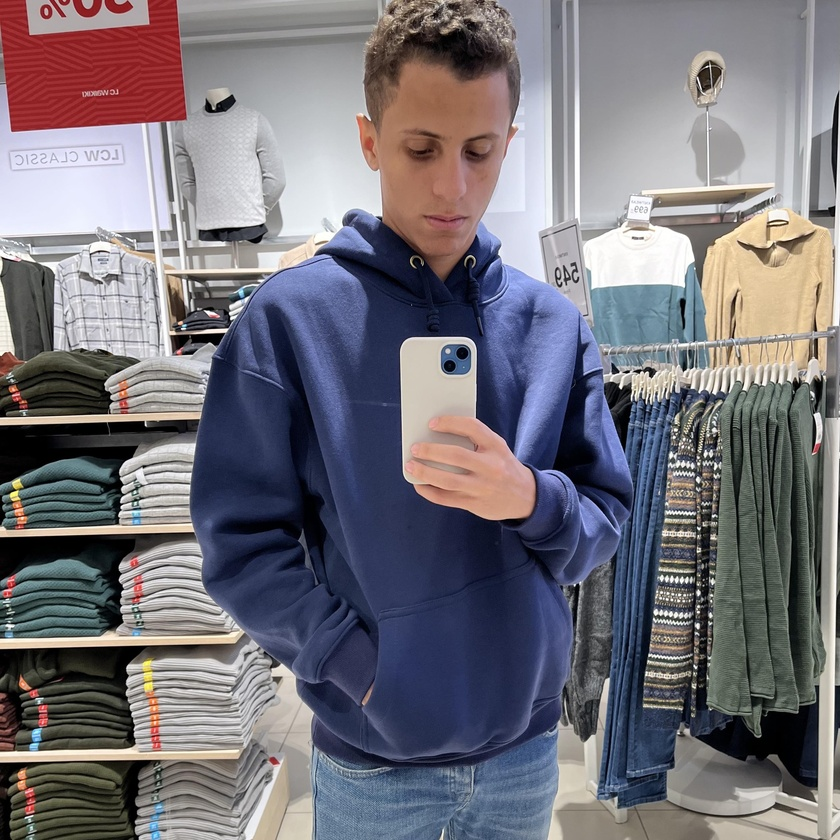
#> input picture DataAugmentation/mo.jpg, 840 x 840 px, shrunk from 2047 x 2048 before the run, given in place of cars.mp4, which was not available
$ jupyter execute meanShift.ipynb
#> lines starting #> are read from the running program, lines starting #| are printed output that depends on the picture; after the words box and inside, x2 and y2 are one past the last pixel; in counts of white or black regions, pixels touching at a corner belong together; pictures that were not available may be replaced by others from this repository, and a replacement may not be noted
[cell 1]
import numpy as np
import cv2 as cv
import os

[cell 2]
cap = cv.VideoCapture('cars.mp4')
ret , frame = cap.read()
#> frame is the input picture: shape (840, 840, 3); mean B, G, R 121.4, 113.8, 117


# setup initial location of window
x , y ,width , height = 300 , 200 , 100 , 50
track_window = (x,y,width,height)

# set up the ROI for tracking
roi = frame[y:y+height, x:x+width]
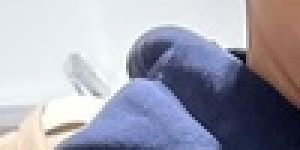
#> roi: shape (50, 100, 3) (shown 3 times larger); mean B, G, R 175.6, 161.3, 160.9
hsv_roi = cv.cvtColor(roi,cv.COLOR_BGR2HSV)
#> hsv_roi: shape (50, 100, 3); mean H, S, V 92.7, 58, 183.2
mask = cv.inRange(hsv_roi,np.array((0.,60.,32.)),np.array((180.,255.,255)))
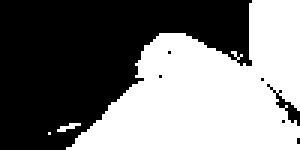
#> mask: shape (50, 100) (shown 3 times larger); 47.8% white; 3 white regions (2 under 20 px), largest, box (x1, y1, x2, y2) and area: (22, 0, 100, 50) 2378
roi_hist = cv.calcHist([hsv_roi],[0],mask,[180],[0,180])
#> roi_hist = 180 values, max 626 at index 114, min 0 at index 12, mean 13.28
cv.normalize(roi_hist,roi_hist,0,255,cv.NORM_MINMAX)

# Setup the termination criteria either 10 iteration or move by at least 1
term_crit = (cv.TERM_CRITERIA_EPS | cv.TERM_CRITERIA_COUNT , 100 ,1)
cv.imshow('roi',roi)

while (True):
    ret , frame = cap.read()
    if not ret:
        break
    hsv = cv.cvtColor(frame, cv.COLOR_BGR2HSV)
#> hsv: shape (840, 840, 3); mean H, S, V 82.8, 67.4, 132.9
    dst = cv.calcBackProject([hsv],[0],roi_hist,[0,180],1)
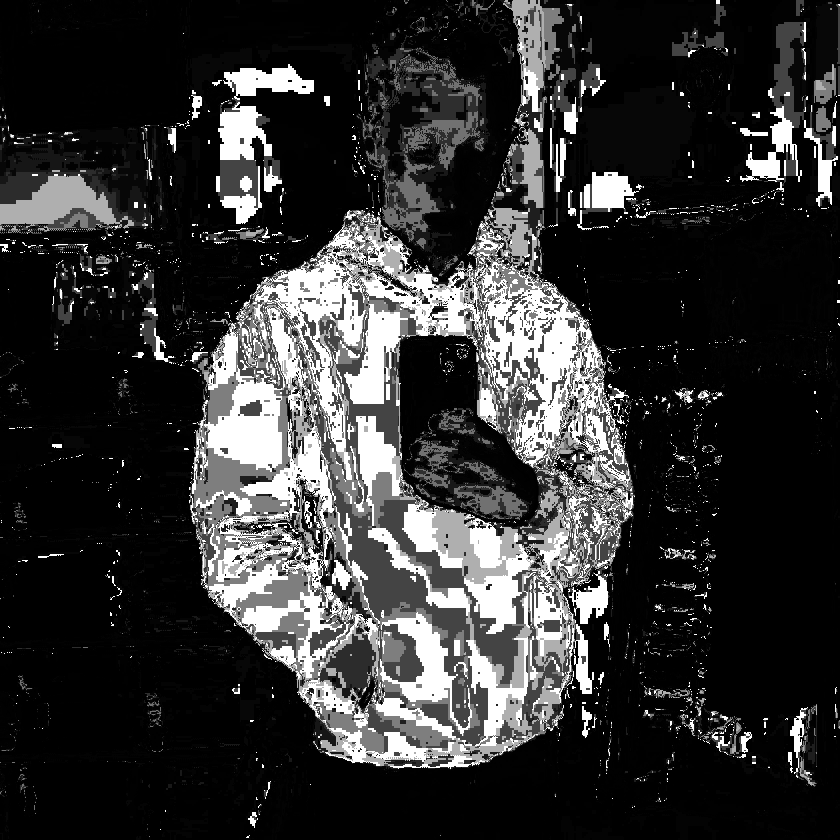
#> dst: shape (840, 840); min 0, max 255, mean 50.9
    # apply meanshift to get the new location
    ret, track_window = cv.meanShift(dst, track_window, term_crit)
#> ret = 43; track_window = (267, 266, 100, 50)
    # Draw it on image
    x , y , w , h = track_window
#> x = 267; y = 266; w = 100; h = 50

    final_image = cv.rectangle(frame,(x,y),(x+w,y+h),255,3)
    # cv.rectangle(frame, (x,y), (x+w,y+h), (0,255,0), 2)
    cv.imshow('dst',dst)
    cv.imshow('final image',final_image)
    k = cv.waitKey(60) & 0xff
#> (key Esc is pressed here)
    if k == 27:
        break
    else:
        break

cap.release()

[cell 3]
import cv2 as cv
import numpy as np

# Load the video file
cap = cv.VideoCapture('cars.mp4')
if not cap.isOpened():
    print("Error: Could not open video file.")
    exit()

# Read the first frame
ret, frame = cap.read()
if not ret:
    print("Error: Could not read the first frame.")
    cap.release()
    exit()

# Setup initial location of the tracking window
x, y, width, height = 300, 200, 100, 50
track_window = (x, y, width, height)

# Set up the ROI for tracking
roi = frame[y:y + height, x:x + width]
hsv_roi = cv.cvtColor(roi, cv.COLOR_BGR2HSV)
mask = cv.inRange(hsv_roi, np.array((0., 60., 32.)), np.array((180., 255., 255.)))
roi_hist = cv.calcHist([hsv_roi], [0], mask, [180], [0, 180])
cv.normalize(roi_hist, roi_hist, 0, 255, cv.NORM_MINMAX)

# Setup the termination criteria: either 10 iterations or move by at least 1 pt
term_crit = (cv.TERM_CRITERIA_EPS | cv.TERM_CRITERIA_COUNT, 100, 1)

cv.imshow('ROI', roi)

while True:
    ret, frame = cap.read()
    if not ret:
        print("Error: Unable to read frame from video.")
        break

    hsv = cv.cvtColor(frame, cv.COLOR_BGR2HSV)
    dst = cv.calcBackProject([hsv], [0], roi_hist, [0, 180], 1)

    # Apply meanshift to get the new location
    ret, track_window = cv.meanShift(dst, track_window, term_crit)
    x, y, w, h = track_window

    # Draw the tracking window on the frame
    final_image = cv.rectangle(frame, (x, y), (x + w, y + h), (0, 255, 0), 3)

    cv.imshow('Back Projection', dst)
    cv.imshow('Final Image', final_image)

    # Check for ESC key press to exit
    k = cv.waitKey(60) & 0xFF
#> (key Esc is pressed here)
    if k == 27:  # 27 is the ESC key
        break

# Release resources
cap.release()
cv.destroyAllWindows()

[cell 4]
import cv2 as cv
import numpy as np

# Load the video file
cap = cv.VideoCapture('cars.mp4')
if not cap.isOpened():
    print("Error: Could not open video file.")
    exit()

# Read the first frame
ret, frame = cap.read()
if not ret:
    print("Error: Could not read the first frame.")
    cap.release()
    exit()

# Setup initial location of the tracking window
x, y, width, height = 300, 200, 100, 50
track_window = (x, y, width, height)

# Set up the ROI for tracking
roi = frame[y:y + height, x:x + width]
hsv_roi = cv.cvtColor(roi, cv.COLOR_BGR2HSV)
mask = cv.inRange(hsv_roi, np.array((0., 60., 32.)), np.array((180., 255., 255.)))
roi_hist = cv.calcHist([hsv_roi], [0], mask, [180], [0, 180])
cv.normalize(roi_hist, roi_hist, 0, 255, cv.NORM_MINMAX)

# Setup the termination criteria: either 10 iterations or move by at least 1 pt
term_crit = (cv.TERM_CRITERIA_EPS | cv.TERM_CRITERIA_COUNT, 100, 1)

cv.imshow('ROI', roi)

while True:
    ret, frame = cap.read()
    if not ret:
        print("Error: Unable to read frame from video.")
        break

    hsv = cv.cvtColor(frame, cv.COLOR_BGR2HSV)
    dst = cv.calcBackProject([hsv], [0], roi_hist, [0, 180], 1)

    # Apply meanshift to get the new location
    ret, track_window = cv.CamShift(dst, track_window, term_crit)
#> ret = ((320.5, 294.5), (72.93, 130.2), 84.01); track_window = (255, 257, 131, 75)
    x, y, w, h = track_window
#> x = 255; y = 257; w = 131; h = 75

    # Draw the tracking window on the frame
    final_image = cv.rectangle(frame, (x, y), (x + w, y + h), (0, 255, 0), 3)

    cv.imshow('Back Projection', dst)
    cv.imshow('Final Image', final_image)

    # Check for ESC key press to exit
    k = cv.waitKey(60) & 0xFF
#> (key Esc is pressed here)
    if k == 27:  # 27 is the ESC key
        break

# Release resources
cap.release()
cv.destroyAllWindows()

$ run again, on DataAugmentation/mo1.jpg
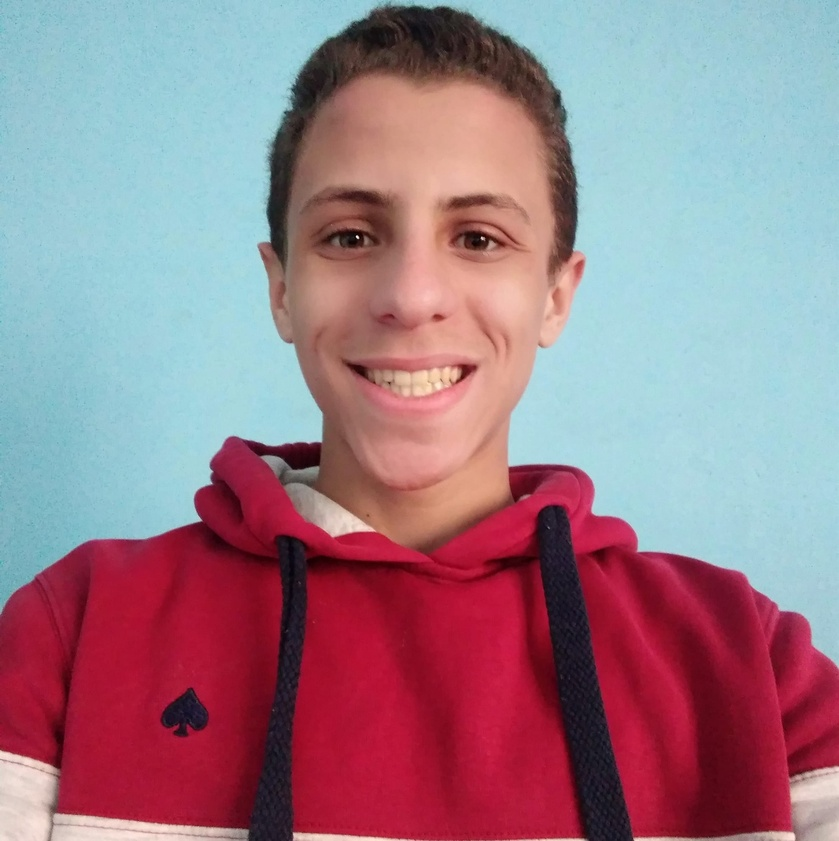
#> input picture DataAugmentation/mo1.jpg, 839 x 841 px, shrunk from 2008 x 2015 before the run, given in place of cars.mp4, which was not available
#> frame is the input picture: shape (841, 839, 3); mean B, G, R 136.9, 125.2, 155.8
#> hsv_roi: shape (50, 100, 3); mean H, S, V 5.8, 122.8, 115.4
#> `mask = cv.inRange(hsv_roi,np.array((0.,60.,32.)),np.array((180.,255.,2..`:
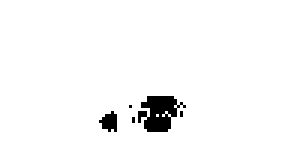
#> mask: shape (50, 100) (shown 3 times larger); 97% white; 5 black regions (3 under 20 px), largest, box (x1, y1, x2, y2) and area: (46, 32, 62, 44) 118, (33, 37, 39, 44) 28
#> roi_hist = 180 values, max 1659 at index 5, min 0 at index 12, mean 26.94
#> hsv: shape (841, 839, 3); mean H, S, V 105, 121.9, 182.2
#> `dst = cv.calcBackProject([hsv],[0],roi_hist,[0,180],1)`:
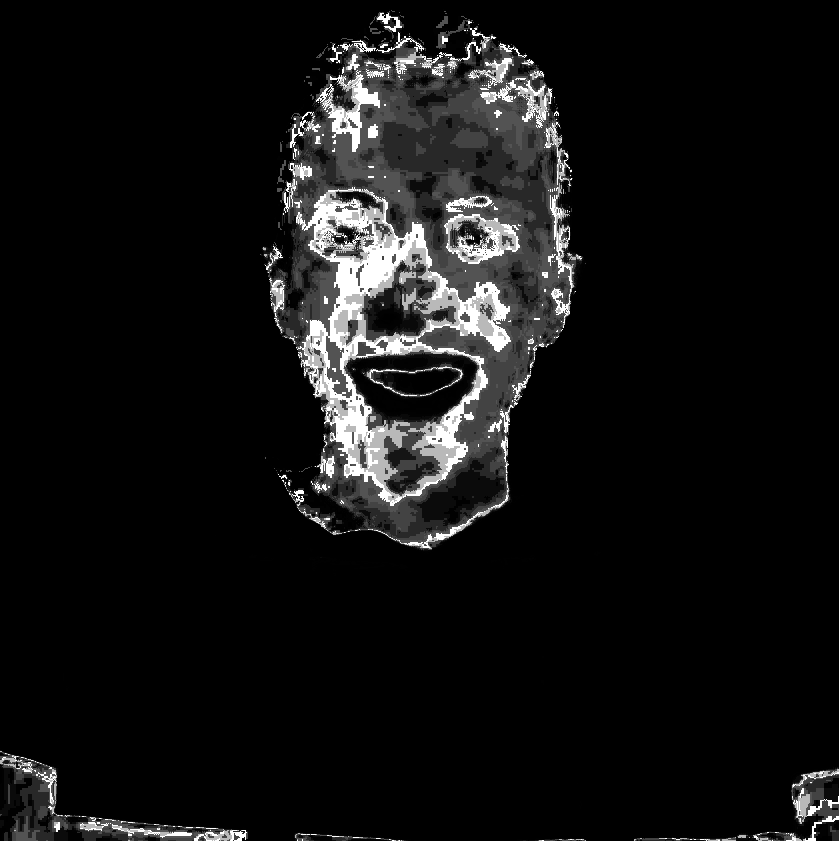
#> dst: shape (841, 839); min 0, max 255, mean 18.4
#> `ret, track_window = cv.meanShift(dst, track_window, term_crit)`: ret = 6; track_window = (295, 197, 100, 50)
#> `x , y , w , h = track_window`: x = 295; y = 197; w = 100; h = 50
#> `ret, track_window = cv.CamShift(dst, track_window, term_crit)`: ret = ((348, 223.5), (74.47, 126.9), 102); track_window = (285, 186, 126, 75)
#> `x, y, w, h = track_window`: x = 285; y = 186; w = 126; h = 75
